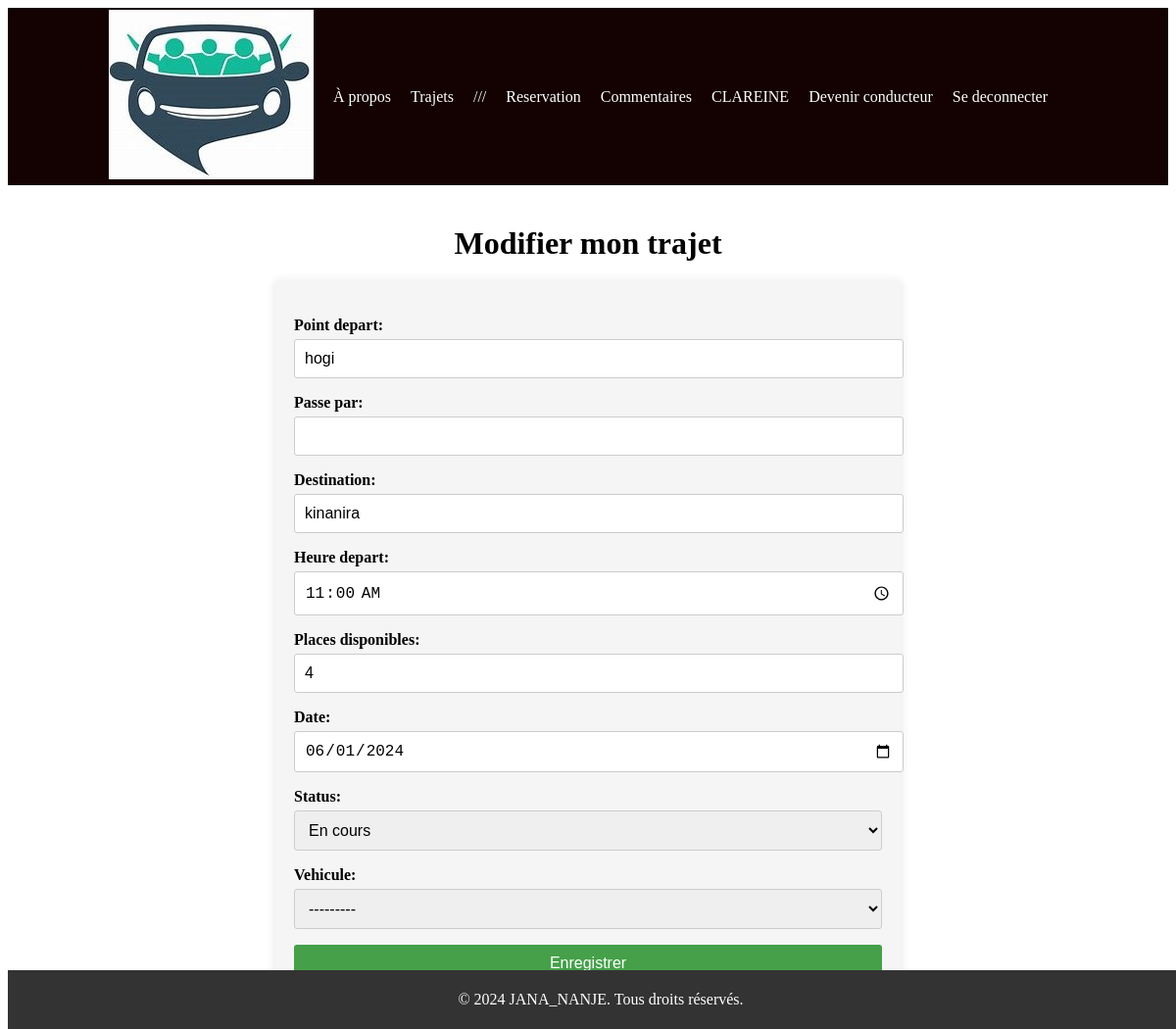
Page /trajet/9/modifier/ (signed in) on the committed database.
### covoiturage/models.py (models this page shows, shortened)
class Trajet(models.Model):
    point_depart = models.CharField(max_length=255)
    passe_par = models.CharField(max_length=255,null=True)
    destination = models.CharField(max_length=255)
    heure_depart = models.TimeField(editable=True, null=True)
    places_disponibles = models.IntegerField()
    date = models.DateField(editable=True, null=True)
    user = models.ForeignKey(User, on_delete=models.CASCADE, null=True, editable=False)
    vehicule = models.ForeignKey(Vehicule, on_delete=models.CASCADE, null=True, editable=False)
    status = models.CharField(max_length=20, default=('completed', 'Terminé'),choices=[('ongoing', 'En cours'), ('completed', 'Terminé')])

### Stage/views.py (the view)
# urls.py: path('trajet/<int:trajet_id>/modifier/', views.modifierT, name='modifierT'),
def modifierT(request, trajet_id):
    trajet = get_object_or_404(Trajet, id=trajet_id, user=request.user)
    if request.method == 'POST':
        form = TrajetForm(request.POST, instance=trajet)
        if form.is_valid():
            trajet = form.save(commit=False)
            trajet.user = request.user
            trajet.save()
            return redirect('modifierT', trajet_id=trajet.id)
    else:
        form = TrajetForm(instance=trajet)
    return render(request, 'modifierT.html', {'form': form, 'trajet': trajet})

### Stage/forms.py
class TrajetForm(forms.ModelForm):
    heure_depart = forms.TimeField(
        widget=forms.TimeInput(
            attrs={
                'type': 'time',
                'class': 'form-control',
                'placeholder': 'Heure de départ',
                'icon': 'fas fa-clock'
            }
        )
    )
    date = forms.DateField(
        widget=forms.DateInput(
            attrs={
                'type': 'date',
                'class': 'form-control',
                'placeholder': 'Date',
                'icon': 'fas fa-calendar-alt'
            }
        )
    )
    vehicule= forms.ModelChoiceField(queryset=Vehicule.objects.all())
    passe_par= forms.CharField()
    class Meta:
        model = Trajet
        fields = '__all__'

### covoiturage/models.py (called while the page is built)
    def __str__(self):
        return f"{self.modele} - {self.plaque} - {self.color}"

### templates/modifierT.html (shortened to what this page needs)
{% extends 'index.html' %}
{% load static %}
{% block section %}
  <link rel="stylesheet" href="{% static 'ajouterT.css' %}">
    <h1>Modifier mon trajet</h1>
    <form method="POST">
        {{ form.as_p }}
        <button type="submit">Enregistrer</button>
    </form>
{% endblock section %}

### templates/index.html (shortened to what this page needs)
{% load static %}
<!DOCTYPE html>
<html>
<head>
    <link rel="stylesheet" type="text/css" href="{% static 'styles.css' %}" >
</head>
<body>
    <div class="wrapper">
        <header>
            <nav class="nav">
                <div class="logo">
                    <img src="{% static 'logo1.1.jpeg' %}" alt="Covoiturage">
                </div>
                <ul class="nav-links">
                    <li><a href="/">À propos</a></li>
                    <li><a href='/trajet'>Trajets</a></li>
                    {% if user.is_anonymous %}
                        <li><a href="/register">Creer un compte</a></li>
                        <li><a href="/login">Se connecter</a></li>
                     {% else %}
                        <li>///</li>
                        <li><a href="/reservation">Reservation</a></li>
                        <li><a href='/comments'>Commentaires</a></li>
                        <li>{{ user.username | upper }}</li>
                        <li><a href="{% url 'verify' %}">Devenir conducteur</a></li>
                        <li><a href="/logout">Se deconnecter</a></li>
                    {% endif %}
                </ul>
            </nav>
        </header>
        <div class="content-wrapper">
            {% block section %}{% endblock %}
        </div>
        <footer>
            <p>&copy; 2024 JANA_NANJE. Tous droits réservés.</p>
        </footer>
    </div>
</body>
</html>

### static/styles.css (style rules this page uses)
:root { --primary-color: #11f8ce; --secondary-color: #2980B9; --text-color: #333333; --background-color: #F2F2F2 }
.wrapper { display: flex; flex-direction: column; }
.nav { background-color: #140101; color: #fff; padding: 2px; display: flex; justify-content: center; position: sticky; top: 0; z-index: 1000; }
.nav .logo { margin-right: 20px; }
.nav .nav-links { list-style-type: none; display: flex; align-items: center; padding: 0; }
.nav .nav-links li { margin-right: 20px; }
.nav .nav-links a { color: #fff; text-decoration: none; transition: color 0.3s ease; }
.content-wrapper { flex-grow: 1; padding: 20px; }
footer { background-color: #333; color: #fff; text-align: center; padding: 5px; position: fixed; bottom: 0; width: 100%; }

### static/ajouterT.css (style rules this page uses)
form { max-width: 600px; margin: 0 auto; padding: 20px; background-color: #f5f5f5; border-radius: 5px; box-shadow: 0 0 10px rgba(0, 0, 0, 0.1); }
h1 { text-align: center; margin-bottom: 20px; }
form label { display: block; font-weight: bold; margin-bottom: 5px; }
form input, form textarea, form select { width: 100%; padding: 10px; border: 1px solid #ccc; border-radius: 3px; font-size: 16px; }
form button { display: block; width: 100%; padding: 10px; background-color: #45a049; color: #fff; border: none; border-radius: 3px; font-size: 16px; cursor: pointer; }

### rows in the picture
Trajet: point_depart "hogi", destination "kinanira", heure_depart "11:00:00", places_disponibles "4", date "06/01/2024", status "En cours", vehicule "---------"

### other values in the picture
{{ user.username | upper }} "CLAREINE"
